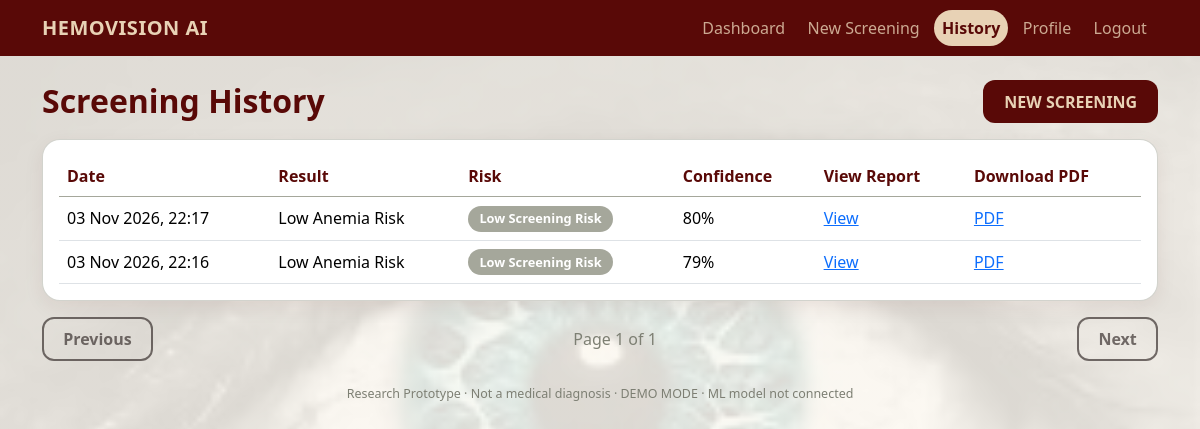
Screenshot of /history (signed in) with the database file from the repository.
### models.py (models this page shows, shortened)
class Screening(db.Model):
    __tablename__ = "screenings"
    id = db.Column(db.Integer, primary_key=True)
    user_id = db.Column(db.Integer, db.ForeignKey("users.id"), nullable=False, index=True)
    screening_date = db.Column(db.DateTime, default=datetime.now, index=True)
    prediction = db.Column(db.String(40), nullable=False)
    risk_level = db.Column(db.String(40), nullable=False)
    risk_score = db.Column(db.Float, nullable=False)      # probability of higher screening risk (0-1), used for the trend graph
    confidence = db.Column(db.Float, nullable=False)
    mean_intensity = db.Column(db.Float); std_intensity = db.Column(db.Float); contrast = db.Column(db.Float)
    homogeneity = db.Column(db.Float); energy = db.Column(db.Float); correlation = db.Column(db.Float); entropy = db.Column(db.Float)
    model_mode = db.Column(db.String(40))
    image_path = db.Column(db.String(200))
    created_at = db.Column(db.DateTime, default=datetime.now)
    @property
    def is_higher(self): return self.prediction.startswith("Possible")

### app.py (the view)
@app.route("/history")
@login_required
def history():
    page = request.args.get("page", 1, type=int)
    p = Screening.query.filter_by(user_id=g.user.id).order_by(Screening.id.desc()).paginate(page=page, per_page=10, error_out=False)
    return render_template("history.html", p=p)

### app.py (called while the page is built)
@app.before_request
def before():
    g.user = db.session.get(User, session["uid"]) if "uid" in session else None
    session.setdefault("csrf", secrets.token_hex(16))
    if request.method == "POST":
        tok = request.form.get("csrf_token") or request.headers.get("X-CSRF-Token", "")
        if not hmac.compare_digest(tok, session["csrf"]): abort(400)

@app.context_processor
def ctx():
    return {"user": g.user, "csrf_token": session.get("csrf", ""), "model_status": MODEL_STATUS}

def login_required(f):
    @wraps(f)
    def w(*a, **k):
        if not g.user:
            flash("Please log in to continue.", "info"); return redirect(url_for("login"))
        return f(*a, **k)
    return w

### templates/history.html
{% extends "base.html" %}{% block title %}History · HEMOVISION AI{% endblock %}
{% block content %}
<div class="d-flex justify-content-between align-items-center mb-3"><h2 class="fw-bold mb-0">Screening History</h2><a class="btn btn-wine" href="{{ url_for('screening') }}">NEW SCREENING</a></div>
{% if p.items %}<div class="hv-card plain p-3 table-responsive"><table class="table align-middle mb-0"><thead><tr><th>Date</th><th>Result</th><th>Risk</th><th>Confidence</th><th>View Report</th><th>Download PDF</th></tr></thead><tbody>
{% for s in p.items %}<tr><td>{{ s.screening_date.strftime("%d %b %Y, %H:%M") }}</td><td>{{ s.prediction }}</td><td><span class="pill {{ 'hi' if s.is_higher }}">{{ s.risk_level }}</span></td><td>{{ "%d" % (s.confidence*100) }}%</td>
<td><a href="{{ url_for('result', sid=s.id) }}">View</a></td><td><a href="{{ url_for('report', sid=s.id) }}">PDF</a></td></tr>{% endfor %}</tbody></table></div>
<div class="d-flex justify-content-between mt-3"><a class="btn btn-line {{ '' if p.has_prev else 'disabled' }}" href="{{ url_for('history', page=p.prev_num) if p.has_prev else '#' }}">Previous</a>
<span class="sage align-self-center">Page {{ p.page }} of {{ p.pages }}</span><a class="btn btn-line {{ '' if p.has_next else 'disabled' }}" href="{{ url_for('history', page=p.next_num) if p.has_next else '#' }}">Next</a></div>
{% else %}<div class="hv-card p-4">No screenings yet. <a href="{{ url_for('screening') }}">Start your first screening</a>.</div>{% endif %}
{% endblock %}

### templates/base.html (shortened to what this page needs)
<!doctype html>
<html lang="en"><head><meta charset="utf-8"><meta name="viewport" content="width=device-width, initial-scale=1">
<link href="https://cdn.jsdelivr.net/npm/bootstrap@5.3.3/dist/css/bootstrap.min.css" rel="stylesheet">
<link href="{{ url_for('static', filename='css/style.css') }}" rel="stylesheet"></head>
<body>
{% block body %}
<nav class="navbar navbar-expand-md hv-nav"><div class="container">
  <a class="navbar-brand" href="{{ url_for('dashboard') }}">HEMOVISION AI</a>
  <div class="collapse navbar-collapse" id="nv"><div class="navbar-nav ms-auto align-items-md-center">
    {% for ep, label in [("dashboard","Dashboard"),("screening","New Screening"),("history","History"),("profile","Profile")] %}
    <a class="nav-link {{ 'active' if request.endpoint == ep }}" href="{{ url_for(ep) }}">{{ label }}</a>{% endfor %}
    <a class="nav-link" href="{{ url_for('logout') }}">Logout</a></div></div></div></nav>
<main class="container py-4">{% include "_flash.html" %}{% block content %}{% endblock %}</main>
<footer class="container footer text-center pb-4">Research Prototype · Not a medical diagnosis · {{ model_status }}</footer>
{% endblock %}
</body></html>

### static/css/style.css (style rules this page uses)
:root { --wine:#590907;--beige:#E8D2B5;--sage:#A5A79B;--bg:#FBF7F0;--ink:#2d2422 }
body { background:linear-gradient(rgba(251,247,240,.88),rgba(251,247,240,.88)),url("../images/eye-bg.jpg") center/cover fixed no-repeat;color:var(--ink);font-family:"Segoe UI",system-ui,sans-serif }
h1,h2,h3,h4,.wine { color:var(--wine) }
.sage { color:#7d7f73 }
.hv-nav { background:var(--wine) }
.hv-nav .navbar-brand { color:var(--beige);font-weight:700;letter-spacing:.5px }
.hv-nav .nav-link { color:rgba(232,210,181,.8);margin:0 .2rem;padding:.4rem .8rem;border-radius:20px }
.hv-nav .nav-link.active { background:var(--beige);color:var(--wine);font-weight:600 }
.hv-card { background:rgba(232,210,181,.4);border:1px solid rgba(165,167,155,.5);border-radius:18px;box-shadow:0 6px 20px rgba(89,9,7,.07);transition:.25s }
.hv-card.plain { background:#fff }
.btn-wine { background:var(--wine);color:var(--beige);border:0;border-radius:12px;padding:.6rem 1.3rem;font-weight:600 }
.btn-line { border:2px solid var(--wine);color:var(--wine);border-radius:12px;padding:.5rem 1.2rem;font-weight:600;background:transparent }
.table { --bs-table-bg:transparent }
.table th { color:var(--wine);font-weight:600;border-color:var(--sage) }
.pill { display:inline-block;padding:.2rem .7rem;border-radius:20px;font-size:.8rem;font-weight:600;background:var(--sage);color:#fff }
.footer { color:#7d7f73;font-size:.78rem }

### rows the page displays
Screening: screening_date "03 Nov 2026, 22:17", prediction "Low Anemia Risk", risk_level "Low Screening Risk", s.confidence*100 "80"
Screening: screening_date "03 Nov 2026, 22:16", prediction "Low Anemia Risk", risk_level "Low Screening Risk", s.confidence*100 "79"

### other values shown
{{ label }} "Dashboard" "New Screening" "History" "Profile"
{{ p.page }} "1"
{{ p.pages }} "1"
{{ model_status }} "DEMO MODE · ML model not connected"
